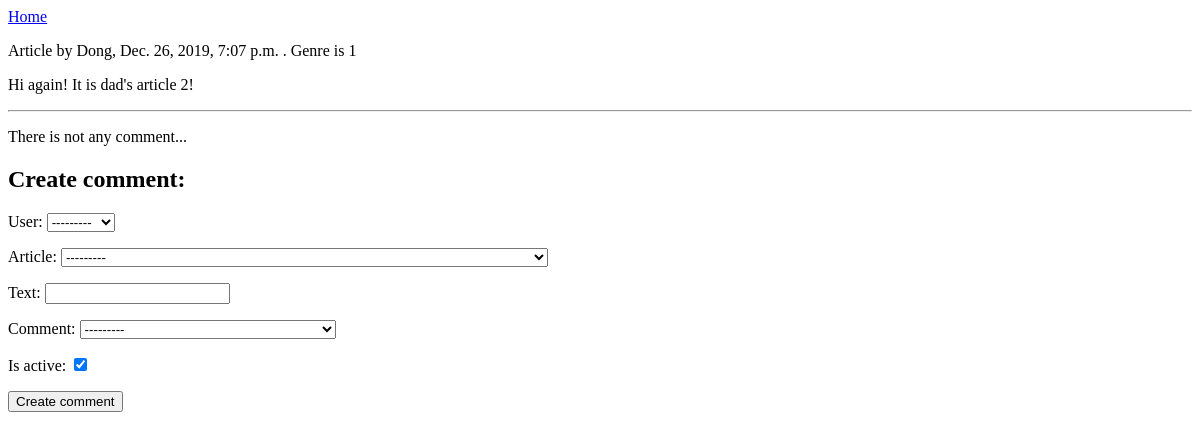
Page /article/15 on the earlier database version.
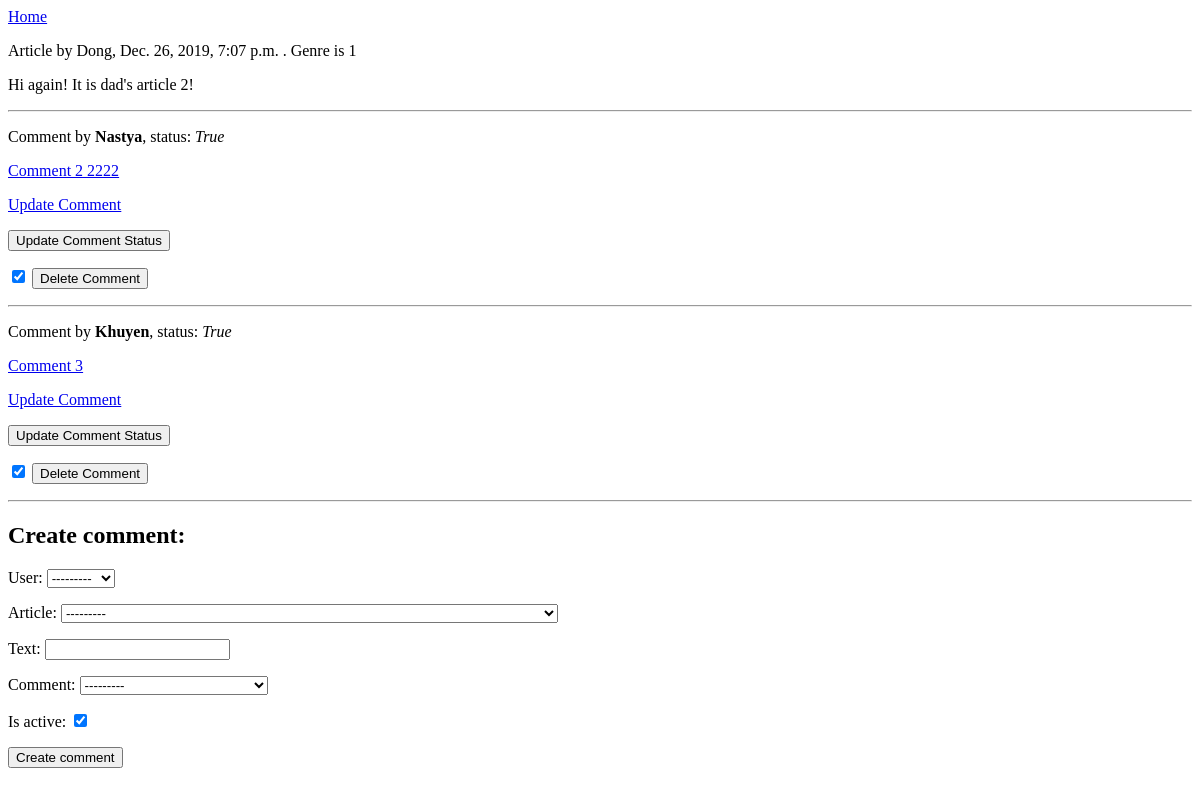
Same page on the later database version.
### myapp/models.py (models this page shows)
class Comment(models.Model):
    text = models.CharField(max_length=1000)
    article = models.ForeignKey(Article, on_delete=models.CASCADE, related_name='comments')
    comment = models.ForeignKey('myapp.Comment', null=True, blank=True, on_delete=models.DO_NOTHING,
                                related_name='comments')
    user = models.ForeignKey(Author, on_delete=models.CASCADE, related_name='comments')
    is_active = models.BooleanField(default=True)
    def __str__(self):
        return "{} by {}".format(self.text, self.user.name)

class Author(models.Model):
    pseudonym = models.CharField(max_length=120, blank=True, null=True)
    name = models.CharField(max_length=120)
    def __str__(self):
        return self.name

### myapp/views.py (the view)
# urls.py: path('article/<int:pk>', ArticleDetailView.as_view(), name='article-detail'),
class ArticleDetailView(DetailView):
    model = Article
    template_name = 'myapp/article_detail.html'
    context_object_name = 'article'
    def get_context_data(self, **kwargs):
        context = super().get_context_data(**kwargs)
        article = context.get('object')
        comments_active = Comment.objects.filter(article=article, is_active=True)
        context.update({'comment_create': CreateCommentForm,
                        'comments_active': comments_active})
        return context

### myapp/models.py (called while the page is built)
    def __str__(self):
        return "Author - {}, genre - {}, id - {}, created - {}".format(self.author.name, self.genre, self.id, self.created_at)

### templates/myapp/article_detail.html (shortened to what this page needs)
<!DOCTYPE html>
<html lang="en">
<head>
</head>
<body>
    <a href="{% url 'index' %}">Home</a>
    <p>Article by {{ article.author }}, {{ article.created_at }} . Genre is {{ article.genre }}</p>
    <p>{{ article.text }}</p>
    <hr>
    {% for comment in comments_active %}
        <p>Comment by <b>{{ comment.user.name}}</b>, status: <i>{{ comment.is_active }}</i></p>
        <p><a href="{% url 'comment-detail' comment.id %}">{{ comment.text }}</a></p>
        <p><a href="{% url 'comment-update' comment.id %}">Update Comment</a></p>
        <p>
            <form action="{% url 'comment-update-status' comment.id %}" method="post">
                <button type="submit" value="Change status">Update Comment Status</button>
            </form>
        </p>
        <p>
            <form action="{% url 'comment-delete' comment.id %}" method="post">
                {{ comment_create.is_active }}
                <button type="submit" value="Delete comment">Delete Comment</button>
            </form>
        </p>
        <hr>
    {% empty %}
        <p>There is not any comment...</p>
    {% endfor %}
    <h2>Create comment:</h2>
    <form action="{% url 'comment-create' %}" method="post">
        {{ comment_create.as_p }}
        <button type="submit" value="Create comment">Create comment</button>
    </form>
</body>
</html>

Differences in the rows shown:
added Comment: user.name "Nastya", is_active "True", text "Comment 2 2222"
now on this page (row edited): Comment: user.name "Khuyen", is_active "True", text "Comment 3"
Other differences:
text no longer shown: "There is not any comment..."
